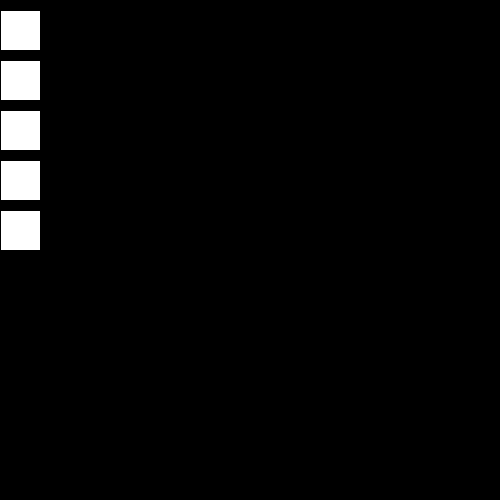
Frame 1 (no input)
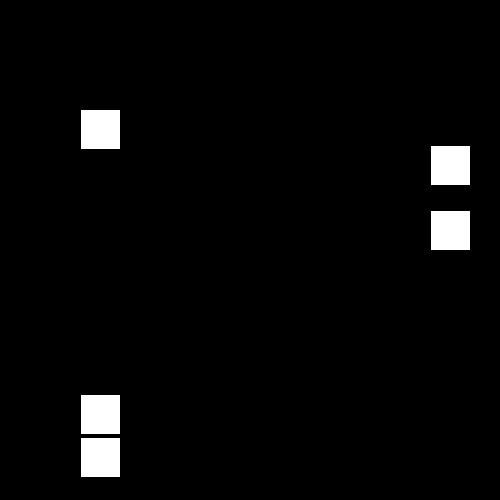
Frame 60 (the mouse pressed at the canvas centre just before this capture)
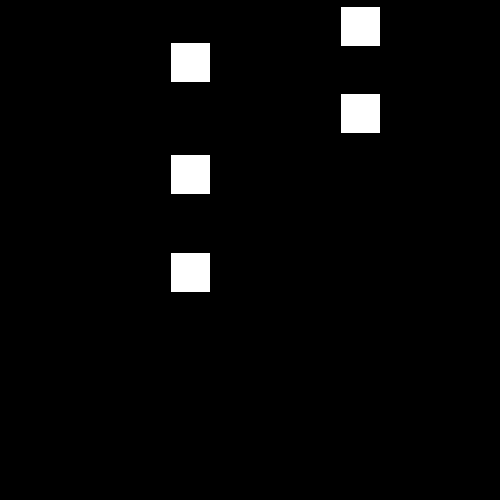
Frame 120 (the mouse held since frame 60 and released just before this capture)

The Processing sketch that drew these frames (run headless with seeded random() and noise(); from frame 60 on, the mouse is pressed at the canvas centre):

// Processing sketch: asteroid_game
// ── asteroid_game.pde
/**A game in which the player dodges asteroids
requirements:
1. Object Oriented
2. Limited Global Variables (ideally none)
3. Player movement via mouse movement
4. Obstacle-Player collision detection
5. Game ends on collision between player and obstacle
*/

int obstacle_amount = 5; // amount of obstacles to generate
Obstacle[] obstacles = new Obstacle[obstacle_amount]; // list of game obstacles

class Obstacle{
  // Instance Variables
  int x_pos;
  int y_pos;
  int step;
  
  // Class Variables
  int size = 40;

  /** Primary Constructor
  ============== Paramaters ==============
  int x; Value of initial x position
  int y; Value of initial y position
  int stp; Amount, in pixels to move by each frame*/
  Obstacle(int x, int y, int stp){
    x_pos = x;
    y_pos = y;
    step = stp;
  } // end of primary constructor
  
  
  /**Moves obstacles in x direction by instances' step value 
  ============== Paramaters ==============
  int direction; if positive it will increment x by the step value (move right), 
  if negative it will decrement x by the step value (move left)*/
  void move(int direction){
  if (direction > 0){
  x_pos += step;
    }// end if
  else{
  x_pos -= step;
    }// end else
  }// end move
  
  
  /**Validates if obstacle has hit a wall, if so */
  void check_walls(){
    
  // Right Wall
  if (x_pos > width){
    x_pos = 0;
    y_pos = int(random(height-size));
    } // end if statement
    
  
  // Left Wall
  if (x_pos < 0){
    x_pos = width;
    y_pos = int(random(height-size));
    } // end if statement
  } // end check_walls
  
  //TODO MAKE THIS FUNCTION DO SOMETHING
  /**Returns true if player collides with obstacle*/
  boolean on_collision(Player player){
    if (player.x_pos == x_pos){
    return true;
    }
    else{
      return false;
    }
  
  } // end of on_xollision
} // end of obstacle class

class Player{
  // Instance Variables
  int x_pos;
  int y_pos;
  int player_length;
  int player_height;
  
  // Class Global Variables
  String shape = "RECTANGLE";
  
  /**Primary Constructor*/
  Player(int x, int y, int len, int hei){
    x_pos = x;
    y_pos = y;
    player_length = len;
    player_height = hei;
  }// End of Constructor
  
  void display(){
  rect(x_pos, y_pos, player_length, player_height);
  
  }
  
  
  
  
} // End of Player

void setup(){
  size (500,500);
  
  // Fill obstacles array with obstacle instances
  int current_y = 10; // The current iterations y value
  for(int obs = 0; obs <= obstacle_amount-1; obs ++){
    obstacles[obs] = new Obstacle(0, current_y, 10);
    current_y += 50; // increment next instances' y value to avoid overlap
  } // end of for loop
} // end of setup

void draw(){
  background(0);
  
  // Draw obstacles
  int direction = 1;
  for(int obs = 0; obs <= obstacle_amount-1; obs ++){
    rect(obstacles[obs].x_pos, obstacles[obs].y_pos, obstacles[obs].size, obstacles[obs].size);
    obstacles[obs].move(direction);
    obstacles[obs].check_walls();
    direction*= -1; // Make next instance move in oposite direction
  } // end of for loop
  
} // end of draw
